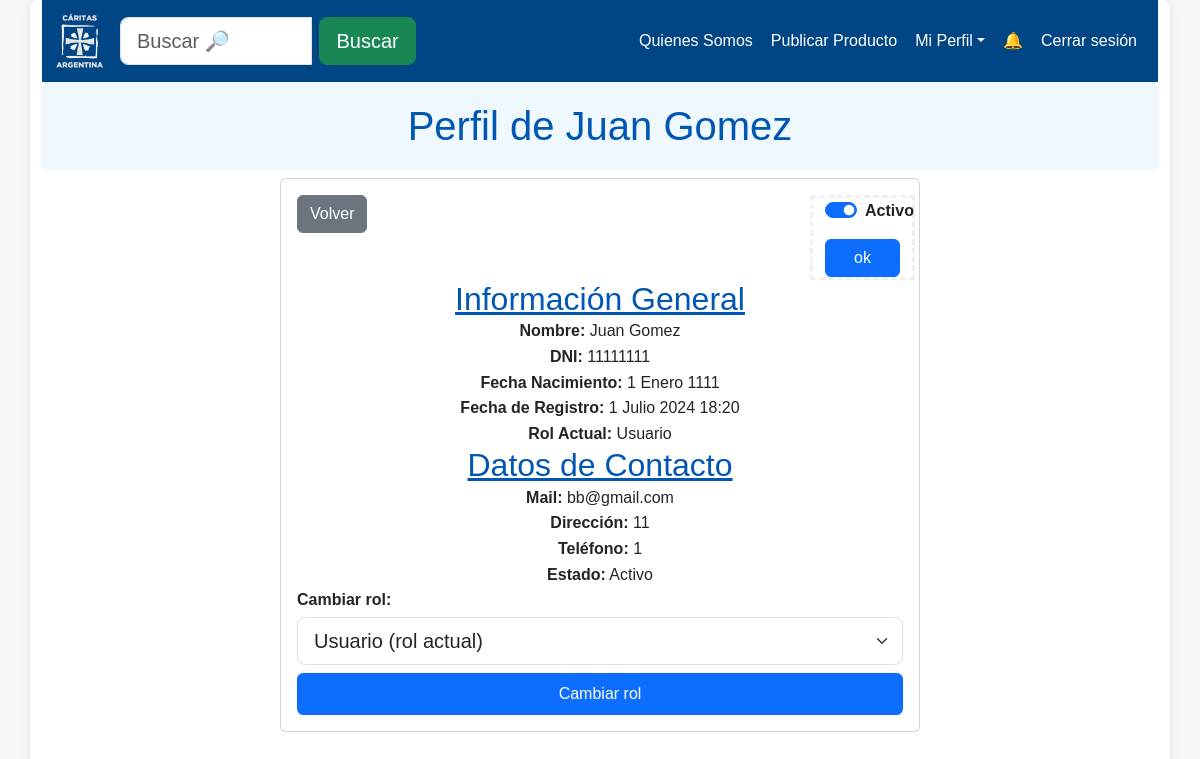
The app's page /perfil/11111111/ (signed in) with its own data.
### intercambios_caritas/models.py (models this page shows, shortened)
class Usuario(AbstractUser):
    telefono = models.CharField(max_length=20, blank=True)
    direccion = models.CharField(max_length=100, blank=True)
    nacimiento = models.DateField(blank=True, null=True)
    class Types(models.TextChoices):
        Administrador = "Administrador", "Administrador"
        Usuario = "Usuario", "Usuario"
        Moderador = "Moderador", "Moderador"
    rol = models.CharField(
        max_length=20, choices=Types.choices, default=Types.Usuario
    )
    class Filiales(models.TextChoices):
        CABA = 'CABA', 'CABA'
        Quilmes = 'Quilmes', 'Quilmes'
        Temperley = 'Temperley', 'Temperley'
        LaPlata = 'La Plata', 'La Plata'
    filial = models.CharField(
        max_length=20, choices=Filiales.choices, default=""
    )
    def __init__(self, *args, **kwargs):
        telefono = kwargs.pop('telefono', None)
        direccion = kwargs.pop('direccion', None)
        nacimiento = kwargs.pop('nacimiento', None)
        super().__init__(*args, **kwargs)
        if telefono is not None:
            self.telefono = telefono
        if direccion is not None:
            self.direccion = direccion
        if nacimiento is not None:
            self.nacimiento = nacimiento
    def isAdmin(self):
        return self.rol.upper() == 'ADMINISTRADOR'
    def isUser(self):
        return self.rol.upper() == 'USUARIO'
    def isModerador(self):
        return self.rol.upper() == 'MODERADOR'
    def getRol(self):
        return self.rol

### intercambios_caritas/views.py (the view)
# urls.py: path('perfil/<str:username>/', views.ver_perfil, name='ver_perfil'),
@login_required
def ver_perfil(request, username):
    user = get_object_or_404(Usuario, username=username)
    filiales = Filial.objects.all()  # Obtiene todas las filiales disponibles
    return render(request, 'administracion_usuarios/perfil.html', {'user': user, 'filiales': filiales})

### templates/administracion_usuarios/perfil.html (shortened to what this page needs)
{% extends 'layouts/base.html' %}
{% block content %}
{% include 'layouts/navbar.html' %}
<h1 class="text-center custom-h1-bg mb-2">Perfil de {{ user.first_name }} {{ user.last_name }}</h1>
<div class="d-flex justify-content-center align-items-center">
    <div class="card" style="width: 40rem;">
        <div class="card-body">
            <div class="row">
                <div class="col text-left">
                    <a href="{% url 'listar_usuarios' %}" class="btn btn-secondary">Volver</a>
                </div>
                <form action="{% url 'toggle_user_status' user.username %}" method="post" class="col-2 text-right" style="border: 3px dashed #f0f0f0;">
                    <div class="form-check form-switch">
                        <input class="form-check-input" type="checkbox" role="switch" id="activar_usuario" name="activar_usuario" {% if user.is_active %} checked {% endif %}>
                        <label class="form-check-label" for="activar_usuario">Activo</label>
                    </div>
                    <button type="submit" class="btn btn-primary mt-2">ok</button>
                </form>
            </div>
            <div class="text-center">
                <h2><u>Información General</u></h2>
                <p><b>Nombre:</b> {{ user.first_name }} {{ user.last_name }}</p>
                <p><b>DNI:</b> {{ user.username}}</p>
                <p><b>Fecha Nacimiento:</b> {{ user.nacimiento}}</p>
                <p><b>Fecha de Registro:</b> {{ user.date_joined}}</p>
                <p><b>Rol Actual:</b> {{ user.getRol}}</p>
                <h2><u>Datos de Contacto</u></h2>
                <p><b>Mail:</b> {{ user.email}}</p>
                <p><b>Dirección:</b> {{ user.direccion}}</p>
                <p><b>Teléfono:</b> {{ user.telefono}}</p>
                <p><b>Estado:</b> {% if user.is_active %} Activo {% else %} Inactivo {% endif %} </p>
            </div>
            <div>
                <form action="{% url 'cambiar_rol' user.username %}" method="post">
                    <label class="form-label mb-1" for="rol">Cambiar rol:</label>
                    <select name="rol" id="rol" class="form-select form-select-lg" required>
                        {% if user.isUser %}
                        <option value="Usuario" selected>Usuario (rol actual)</option>
                        {% elif user.isModerador %}
                        <option value="Moderador" selected>Moderador (rol actual)</option>
                        <option value="Usuario">Usuario</option>
                        <option value="Administrador">Administrador</option>
                        {% else %}
                        <option value="Administrador" selected>Administrador (rol actual)</option>
                        <option value="Usuario">Usuario</option>
                        <option value="Moderador">Moderador</option>
                        {% endif %}
                    </select>
                    <button type="submit" class="btn btn-primary btn-block mt-2 p-2">Cambiar rol</button>
                </form>
            </div>
    </div>
</div>
{% endblock %}

### static/styles/custom.css (style rules this page uses)
* { margin: 0; padding: 0; box-sizing: border-box; }
html { scroll-behavior: smooth; }
body { font-family: 'Arial', sans-serif; line-height: 1.6; background-color: #f7f7f7; color: #333; }
h1, h2, h3, h4, h5, h6 { margin-bottom: 0; color: #0056b3; }
p { margin-bottom: 0; }
a { color: #0056b3; text-decoration: none; }
form { display: flex; flex-direction: column; }
label { margin-bottom: 5px; font-weight: bold; }
input, select { border: 1px solid #ddd; border-radius: 4px; font-size: 16px; }
.custom-h1-bg { background-color: #f0f8ff; padding: 20px; border-radius: 5px; }

### records on screen
Usuario: first_name "Juan", last_name "Gomez", is_active "☑", username "11111111", nacimiento "1 Enero 1111", date_joined "1 Julio 2024 18:20", getRol "Usuario", email "bb@gmail.com", direccion "11", telefono "1", rol "Usuario (rol actual)"
